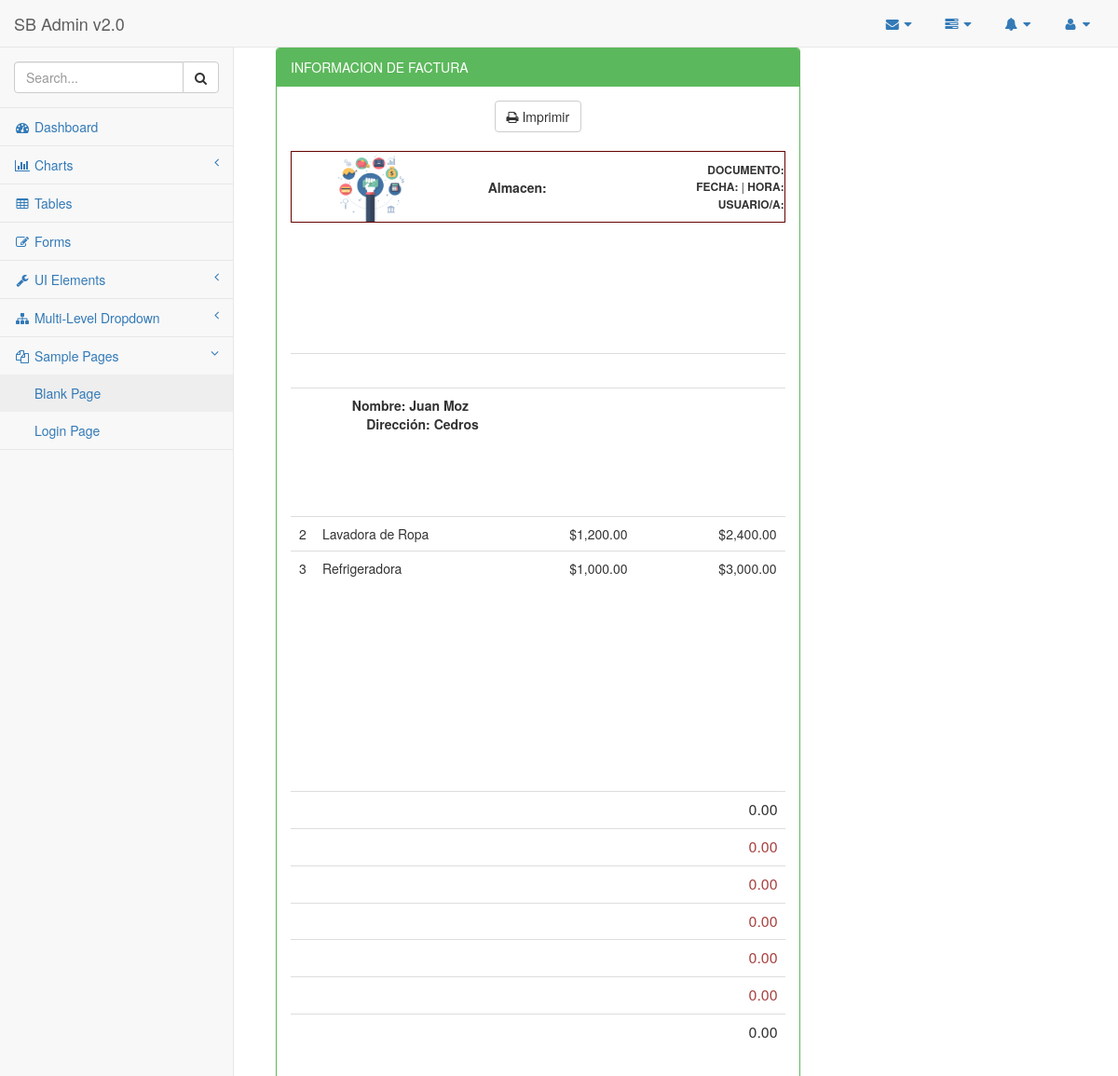
/venta/pro_contado.php, run on the app's committed database.
### tables this page shows
CREATE TABLE `cliente_temp` (
  `id_cliente_temp` int(10) NOT NULL,
  `id_cliente` int(10) DEFAULT NULL,
  `fecha` date DEFAULT NULL
);

CREATE TABLE `tb_cliente` (
  `id_cliente` int(11) NOT NULL,
  `nombre_cliente` varchar(40) DEFAULT NULL,
  `dir_cliente` varchar(100) DEFAULT NULL,
  `dui` varchar(15) DEFAULT NULL,
  `tel` varchar(15) DEFAULT NULL
);

CREATE TABLE `venta_temp` (
  `id_venta` int(10) NOT NULL,
  `id_articulo` int(10) DEFAULT NULL,
  `cantidad` int(10) DEFAULT NULL
);

CREATE TABLE `articulos` (
  `idarticulos` int(11) NOT NULL,
  `codigo` varchar(45) DEFAULT NULL,
  `nombre` varchar(45) DEFAULT NULL,
  `cantidad` int(11) DEFAULT NULL,
  `valor` float DEFAULT NULL,
  `marca` varchar(45) DEFAULT NULL,
  `estado` varchar(45) DEFAULT NULL,
  `unidad` int(11) DEFAULT NULL
);

CREATE TABLE `inventario` (
  `idinventario` int(11) NOT NULL,
  `id_articulos` int(11) DEFAULT NULL,
  `stock` int(11) DEFAULT NULL,
  `stockMinimo` int(11) DEFAULT NULL,
  `pv` float DEFAULT NULL,
  `cant` int(11) DEFAULT NULL
);

### funciones.php (called while the page is built, shortened)
<?php
function formato($valor){
		return number_format($valor,2,".",",");
	}
        ?>

### venta/pro_contado.php (the view, shortened to what this page needs)
<?php
include_once '../conexion/php_conexion.php';
include_once '../funciones.php';
?>
<!DOCTYPE html>
<html lang="en">
<head>
    <link href="../vendor/bootstrap/css/bootstrap.min.css" rel="stylesheet">
    <link href="../vendor/metisMenu/metisMenu.min.css" rel="stylesheet">
    <link href="../dist/css/sb-admin-2.css" rel="stylesheet">
    <link href="../vendor/font-awesome/css/font-awesome.min.css" rel="stylesheet" type="text/css">
</head>
<body>
    <div id="wrapper">
        <nav class="navbar navbar-default navbar-static-top" role="navigation" style="margin-bottom: 0">
            <div class="navbar-header">
                <a class="navbar-brand" href="index.html">SB Admin v2.0</a>
            </div>
            <ul class="nav navbar-top-links navbar-right">
                <li class="dropdown">
                    <a class="dropdown-toggle" data-toggle="dropdown" href="#">
                        <i class="fa fa-envelope fa-fw"></i> <i class="fa fa-caret-down"></i>
                    </a>
                </li>
                <li class="dropdown">
                    <a class="dropdown-toggle" data-toggle="dropdown" href="#">
                        <i class="fa fa-tasks fa-fw"></i> <i class="fa fa-caret-down"></i>
                    </a>
                </li>
                <li class="dropdown">
                    <a class="dropdown-toggle" data-toggle="dropdown" href="#">
                        <i class="fa fa-bell fa-fw"></i> <i class="fa fa-caret-down"></i>
                    </a>
                </li>
                <li class="dropdown">
                    <a class="dropdown-toggle" data-toggle="dropdown" href="#">
                        <i class="fa fa-user fa-fw"></i> <i class="fa fa-caret-down"></i>
                    </a>
                </li>
            </ul>
            <div class="navbar-default sidebar" role="navigation">
                <div class="sidebar-nav navbar-collapse">
                    <ul class="nav" id="side-menu">
                        <li class="sidebar-search">
                            <div class="input-group custom-search-form">
                                <input type="text" class="form-control" placeholder="Search...">
                                <span class="input-group-btn">
                                    <button class="btn btn-default" type="button">
                                        <i class="fa fa-search"></i>
                                    </button>
                                </span>
                            </div>
                        </li>
                        <li>
                            <a href="index.html"><i class="fa fa-dashboard fa-fw"></i> Dashboard</a>
                        </li>
                        <li>
                            <a href="#"><i class="fa fa-bar-chart-o fa-fw"></i> Charts<span class="fa arrow"></span></a>
                        </li>
                        <li>
                            <a href="tables.html"><i class="fa fa-table fa-fw"></i> Tables</a>
                        </li>
                        <li>
                            <a href="forms.html"><i class="fa fa-edit fa-fw"></i> Forms</a>
                        </li>
                        <li>
                            <a href="#"><i class="fa fa-wrench fa-fw"></i> UI Elements<span class="fa arrow"></span></a>
                        </li>
                        <li>
                            <a href="#"><i class="fa fa-sitemap fa-fw"></i> Multi-Level Dropdown<span class="fa arrow"></span></a>
                        </li>
                        <li class="active">
                            <a href="#"><i class="fa fa-files-o fa-fw"></i> Sample Pages<span class="fa arrow"></span></a>
                            <ul class="nav nav-second-level">
                                <li>
                                    <a class="active" href="blank.html">Blank Page</a>
                                </li>
                                <li>
                                    <a href="login.html">Login Page</a>
                                </li>
                            </ul>
                        </li>
                    </ul>
                </div>
            </div>
        </nav>
        <div id="page-wrapper">
            <div class="container-fluid">
                            <?php
                                                $pa=mysqli_query($conexion,"SELECT * FROM cliente_temp, tb_cliente
                                                WHERE  cliente_temp.id_cliente=tb_cliente.id_cliente");
                                                while($row=mysqli_fetch_array($pa)){
                                                    $c_nombre=$row['nombre_cliente'];
                                                    $direccion=$row['dir_cliente'];
                            ?>
                                            <?php } ?>
            <div class="row">
                <div class="col-md-8">
                    <div class="panel panel-green">
                        <div class="panel-heading">
                             INFORMACION DE FACTURA
                        </div>
                        <div class="panel-body">
                        <center><button onclick="imprimir();" class="btn btn-default"><i class=" fa fa-print "></i> Imprimir</button></center><br>
                            <div class="table-responsive">
                                    <table  width="100%" style="border: 1px solid #660000; -moz-border-radius: 12px;-webkit-border-radius: 12px;padding: 10px;">
                                     <tr>
                                        <td>
                                            <center>
                                                <img src="../Imagenes/finanzas.png" width="75px" height="75px"><br>
                                            </center>
                                        </td>
                                        <td>
                                        <td align="center">
                                            <div style="font-size: 14px;"><strong>Almacen: <?php  ?></strong></div>
                                        </td>
                                        </td>
                                        <td>
                                             <div style="font-size: 12px;" align="right">
                                                    <strong>DOCUMENTO: </strong><?php  ?><br>
                                                    <strong>FECHA: </strong><?php  ?> |
                                                    <strong>HORA: </strong><?php  ?><br>
                                                    <strong>USUARIO/A: </strong><?php  ?>
                                            </div>
                                        </td>
                                     </tr>
                                    </table>
                            </div>
                            <br>
                            <div id="imprimeme">
                             <br><br><br><br><br><br>
                            <table class="table" width="425px" style="border: 1px dotted #FFFFFF; -moz-border-radius: 12px;-webkit-border-radius: 12px;padding: 10px;">
                                        <tr>
                                            <td colspan="4">
                                            <div style="font-size: 14px;" align="right"><?php  ?></div><br>
                                            </td>
                                        </tr>
                                         <tr>
                                            <td align="center">
                                            </td>
                                            <td class="text-default">
                                                <div class="<?php echo $activar; ?>">
                                                <strong> &nbsp;&nbsp;Nombre: <?php echo $c_nombre; ?></strong><br>
                                                <strong> &nbsp;&nbsp;&nbsp;&nbsp;&nbsp;&nbsp;Dirección: <?php echo $direccion; ?></strong><br>
                                                <strong></strong><br>
                                                <strong></strong><br>
                                                </div>
                                            </td>
                                         </tr>
                            </table>
                            <br>
                            <div style="width:100%; height:275px; overflow: auto;">
                            <table class="table" width="425px" style="border: 1px dotted #FFFFFF; -moz-border-radius: 12px;-webkit-border-radius: 12px;padding: 10px;">
                                            <?php
                                                $pa=mysqli_query($conexion,"SELECT * FROM venta_temp, inventario
                                                WHERE  venta_temp.id_articulo=inventario.id_articulos");
                                                while($row=mysqli_fetch_array($pa)){
                                                    $cantidad=$row['cantidad'];
                                                     $new=$row['pv'];
                                                    $importe_dos=$row['cantidad']*$new;
                        $consultaAr=mysqli_query($conexion,"SELECT * FROM articulos WHERE idarticulos=".$row['id_articulo']."");
                        while($rowCon=mysqli_fetch_array($consultaAr)){
                            $p_nombre=$rowCon['nombre'];
                        }
                                            ?>
                                            <tr>
                                                <td width="5%" align="left"><?php echo $cantidad; ?></td>
                                                <td width="75%"><?php echo  $p_nombre;  ?></td>
                                                <td><div align="right">$<?php echo formato($new); ?></div></td>
                                                <td width="20%"><div align="right"></div></td>
                                                <td width="2%"><div align="right"></div></td>
                                                <td><div align="right">$<?php echo formato($importe_dos); ?></div></td>
                                            </tr>
                                                <?php } ?>
                                        </table>
                                        </div>
                                        <br>
                                        <table class="table" width="450px" style="border: 0px dotted #FFFFFF; -moz-border-radius: 12px;-webkit-border-radius: 12px;padding: 12px;">
                                          <tr>
                                               <td colspan="4" align="right" class="text-default" style="font-size: 16px;">&nbsp;&nbsp;&nbsp;<?php echo formato($netoO); ?></td>
                                            </tr>
                                         <tr>
                                               <td colspan="4" align="right" class="text-danger" style="font-size: 16px;">&nbsp;&nbsp;&nbsp;<?php echo formato(0); ?></td>
                                            </tr>
                                            <tr>
                                                <td colspan="4" align="right" class="text-danger" style="font-size: 16px;">&nbsp;&nbsp;&nbsp;<?php echo formato(0); ?></td>
                                            </tr>
                                            <tr>
                                               <td colspan="4" align="right" class="text-danger" style="font-size: 16px;">&nbsp;&nbsp;&nbsp;<?php echo formato(0); ?></td>
                                            </tr>
                                             <tr>
                                               <td colspan="4" align="right" class="text-danger" style="font-size: 16px;">&nbsp;&nbsp;&nbsp;<?php echo formato(0); ?></td>
                                            </tr>
                                            <tr>
                                               <td colspan="4" align="right" class="text-danger" style="font-size: 16px;">&nbsp;&nbsp;&nbsp;<?php echo formato(0); ?></td>
                                            </tr>
                                             <tr>
                                               <td colspan="4" align="right" class="text-default" style="font-size: 16px;">&nbsp;&nbsp;&nbsp;<?php echo formato($netoO); ?></td>
                                            </tr>
                                        </table>
                        </div>
                    </div>
                </div>
            </div>
        </div>
    </div>
    </div>
</body>
</html>

### data on the page
cliente_temp: id_cliente.nombre_cliente "Juan Moz", id_cliente.dir_cliente "Cedros"
venta_temp: cantidad "2", id_articulo.nombre "Lavadora de Ropa", inventario.pv "1,200.00", cantidad.pv "2,400.00"
venta_temp: cantidad "3", id_articulo.nombre "Refrigeradora", inventario.pv "1,000.00", cantidad.pv "3,000.00"

### other printed values
formato($netoO) "0.00"
formato(0) "0.00"
